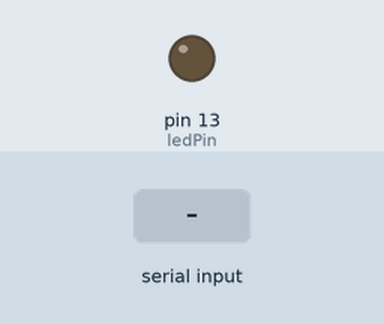
A sketch run on a simulated Arduino Uno, built with avr-gcc and run on an emulated ATmega328P. On the bench: output pins drawn as LEDs (lit = HIGH). Inputs (shaded band) come from the test bench.

Above: at 1.2 s.
1.3 s: "B" received over Serial
At 1.45 s:
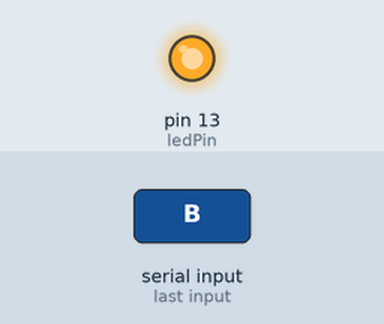
Timing chart, 0 to 4.3 s (numbered marks = the images above; inputs shaded):
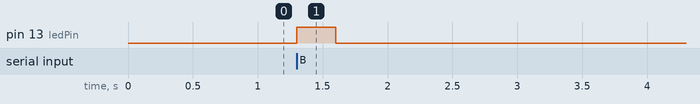

The sketch:

led.ino
```cpp
const int ledPin = 13; // 內建 LED

void setup() {
  pinMode(ledPin, OUTPUT);
  Serial.begin(9600);
}

void loop() {
  if (Serial.available()) {
    char command = Serial.read();
    if (command == 'B') {
      digitalWrite(ledPin, HIGH);
      delay(300); // 閃爍時間
      digitalWrite(ledPin, LOW);
    }
  }
}
```

Measured:
- after the input at 1.3 s, pin 13 (ledPin): LOW → HIGH at once, → LOW 0.30 s later
